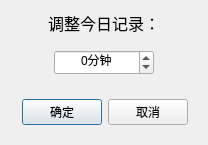
<?xml version="1.0" encoding="UTF-8"?>
<ui version="4.0">
 <class>TimeDialog</class>
 <widget class="QDialog" name="TimeDialog">
  <property name="geometry">
   <rect>
    <x>0</x>
    <y>0</y>
    <width>208</width>
    <height>136</height>
   </rect>
  </property>
  <property name="windowTitle">
   <string>Dialog</string>
  </property>
  <layout class="QVBoxLayout" name="verticalLayout">
   <item>
    <widget class="QLabel" name="label">
     <property name="text">
      <string>&lt;html&gt;&lt;head/&gt;&lt;body&gt;&lt;p align=&quot;center&quot;&gt;&lt;span style=&quot; font-size:12pt;&quot;&gt;调整今日记录：&lt;/span&gt;&lt;/p&gt;&lt;/body&gt;&lt;/html&gt;</string>
     </property>
     <property name="alignment">
      <set>Qt::AlignmentFlag::AlignCenter</set>
     </property>
    </widget>
   </item>
   <item>
    <widget class="QWidget" name="widget" native="true">
     <layout class="QHBoxLayout" name="horizontalLayout">
      <item>
       <spacer name="horizontalSpacer">
        <property name="orientation">
         <enum>Qt::Orientation::Horizontal</enum>
        </property>
        <property name="sizeHint" stdset="0">
         <size>
          <width>40</width>
          <height>20</height>
         </size>
        </property>
       </spacer>
      </item>
      <item>
       <widget class="QSpinBox" name="spinBox">
        <property name="minimumSize">
         <size>
          <width>100</width>
          <height>25</height>
         </size>
        </property>
        <property name="maximumSize">
         <size>
          <width>100</width>
          <height>16777215</height>
         </size>
        </property>
        <property name="alignment">
         <set>Qt::AlignmentFlag::AlignCenter</set>
        </property>
        <property name="suffix">
         <string>分钟</string>
        </property>
        <property name="minimum">
         <number>-60</number>
        </property>
        <property name="maximum">
         <number>60</number>
        </property>
       </widget>
      </item>
      <item>
       <spacer name="horizontalSpacer_2">
        <property name="orientation">
         <enum>Qt::Orientation::Horizontal</enum>
        </property>
        <property name="sizeHint" stdset="0">
         <size>
          <width>40</width>
          <height>20</height>
         </size>
        </property>
       </spacer>
      </item>
     </layout>
    </widget>
   </item>
   <item>
    <widget class="QWidget" name="widget_2" native="true">
     <layout class="QHBoxLayout" name="horizontalLayout_2">
      <item>
       <spacer name="horizontalSpacer_3">
        <property name="orientation">
         <enum>Qt::Orientation::Horizontal</enum>
        </property>
        <property name="sizeHint" stdset="0">
         <size>
          <width>40</width>
          <height>20</height>
         </size>
        </property>
       </spacer>
      </item>
      <item>
       <widget class="QPushButton" name="btn_OK">
        <property name="text">
         <string>确定</string>
        </property>
        <property name="default">
         <bool>true</bool>
        </property>
       </widget>
      </item>
      <item>
       <widget class="QPushButton" name="btn_cancel">
        <property name="text">
         <string>取消</string>
        </property>
       </widget>
      </item>
     </layout>
    </widget>
   </item>
  </layout>
 </widget>
 <resources/>
 <connections/>
</ui>
